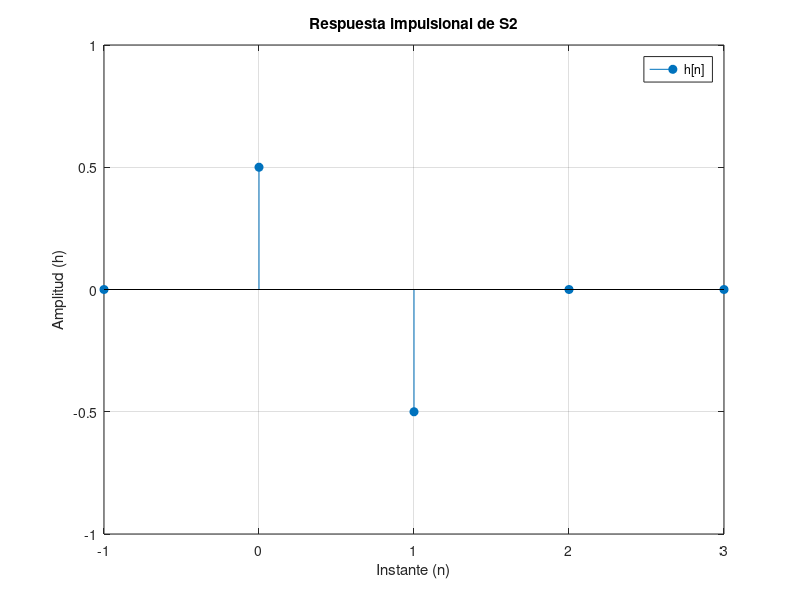
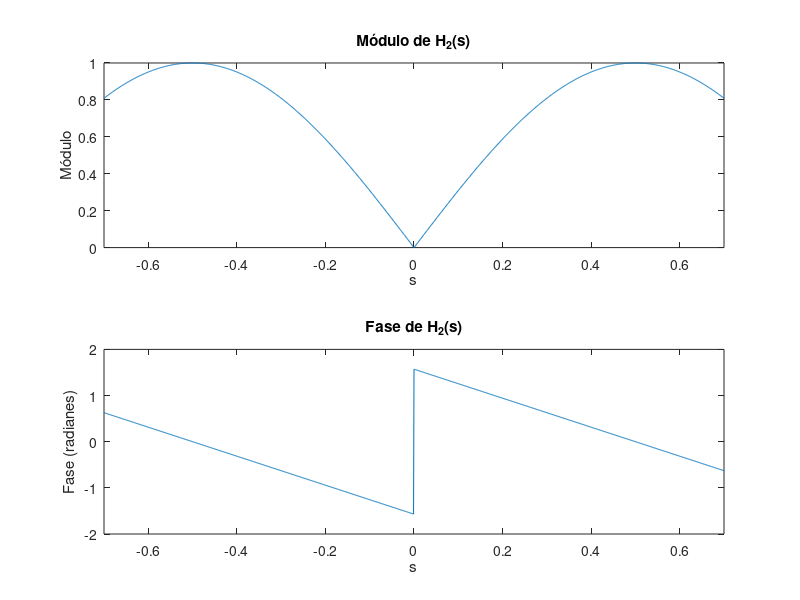

Write MATLAB code to recreate these figures, in order.
% Grafico de respuesta impulsional y respuesta en frecuencia de Sistema S2

% Respuesta impulsional
n=[-1:3];
x=zeros(size(n));
x(2)=1/2;
x(3)=-1/2;

figure;
stem(n, x, 'filled');
xlabel('Instante (n)'); % Etiqueta del eje x
ylabel('Amplitud (h)'); % Etiqueta del eje y
ylim([-1 1]);
title('Respuesta impulsional de S2'); % Título del gráfico
grid on; % Activa la cuadrícula en el gráfico
legend('h[n]'); % Agrega una leyenda
print -dpng 'ejercicio1/img/S2_impulsional' % Importar figura

% Respuesta en frecuencia
s = -0.7:0.001:0.7;
H_s = (1/2)-(1/2).*exp(-1*i * 2 * pi * s);

figure;
subplot(2, 1, 1);
plot(s, abs(H_s));
xlabel('s');
xlim([-0.7 0.7]);
ylabel('Módulo');
title('Módulo de H_2(s)');

subplot(2, 1, 2);
plot(s, angle(H_s));
xlabel('s');
xlim([-0.7 0.7]);
ylabel('Fase (radianes)');
title('Fase de H_2(s)');

print -dpng 'ejercicio1/img/S2_frecuencia' % Importar figura
